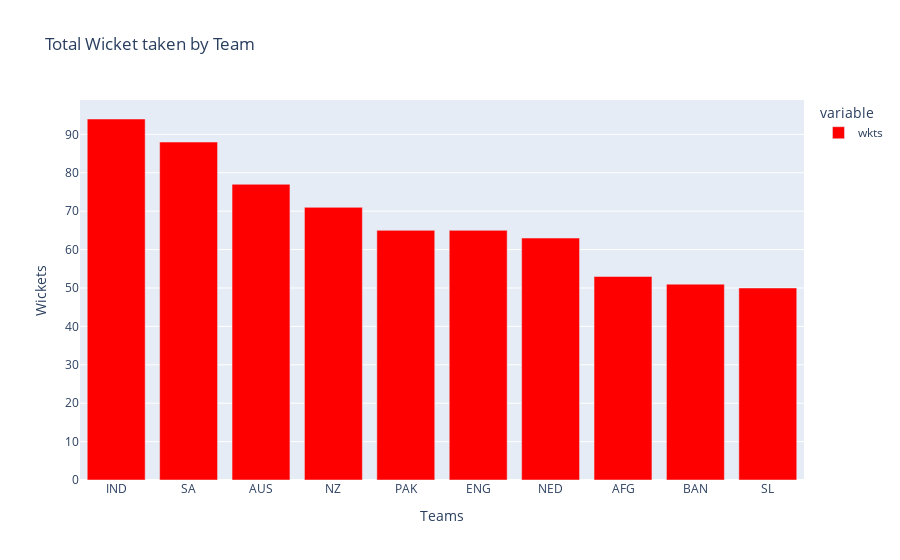

Write notebook code for a chart like this one.
### Code cell
wkts_taken = df.groupby(['team']).wkts.sum().nlargest(10)

fig_wkts_taken = px.bar(wkts_taken,title='Total Wicket taken by Team',color_discrete_sequence=['red'])
fig_wkts_taken.update_xaxes(title_text= 'Teams')
fig_wkts_taken.update_yaxes(title_text= 'Wickets')
fig_wkts_taken.show()

### Figure 1 — Plotly figure (JSON) as saved in the notebook; plotly's stock layout.template omitted (floating-point values rounded to 4 significant figures)
{"data": [{"alignmentgroup": "True", "hovertemplate": "variable=wkts<br>team=%{x}<br>value=%{y}<extra></extra>", "legendgroup": "wkts", "marker": {"color": "red", "pattern": {"shape": ""}}, "name": "wkts", "offsetgroup": "wkts", "orientation": "v", "showlegend": true, "textposition": "auto", "type": "bar", "x": ["IND", "SA", "AUS", "NZ", "PAK", "ENG", "NED", "AFG", "BAN", "SL"], "xaxis": "x", "y": [94, 88, 77, 71, 65, 65, 63, 53, 51, 50], "yaxis": "y"}], "layout": {"barmode": "relative", "legend": {"title": {"text": "variable"}, "tracegroupgap": 0}, "title": {"text": "Total Wicket taken by Team"}, "xaxis": {"anchor": "y", "domain": [0, 1], "title": {"text": "Teams"}}, "yaxis": {"anchor": "x", "domain": [0, 1], "title": {"text": "Wickets"}}}}
